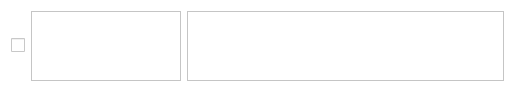
<?xml version="1.0" encoding="UTF-8"?>
<ui version="4.0">
 <class>DescriptionFichier</class>
 <widget class="QWidget" name="DescriptionFichier">
  <property name="geometry">
   <rect>
    <x>0</x>
    <y>0</y>
    <width>515</width>
    <height>89</height>
   </rect>
  </property>
  <property name="palette">
   <palette>
    <active>
     <colorrole role="Base">
      <brush brushstyle="SolidPattern">
       <color alpha="255">
        <red>255</red>
        <green>255</green>
        <blue>255</blue>
       </color>
      </brush>
     </colorrole>
     <colorrole role="Window">
      <brush brushstyle="SolidPattern">
       <color alpha="255">
        <red>255</red>
        <green>255</green>
        <blue>255</blue>
       </color>
      </brush>
     </colorrole>
    </active>
    <inactive>
     <colorrole role="Base">
      <brush brushstyle="SolidPattern">
       <color alpha="255">
        <red>255</red>
        <green>255</green>
        <blue>255</blue>
       </color>
      </brush>
     </colorrole>
     <colorrole role="Window">
      <brush brushstyle="SolidPattern">
       <color alpha="255">
        <red>255</red>
        <green>255</green>
        <blue>255</blue>
       </color>
      </brush>
     </colorrole>
    </inactive>
    <disabled>
     <colorrole role="Base">
      <brush brushstyle="SolidPattern">
       <color alpha="255">
        <red>255</red>
        <green>255</green>
        <blue>255</blue>
       </color>
      </brush>
     </colorrole>
     <colorrole role="Window">
      <brush brushstyle="SolidPattern">
       <color alpha="255">
        <red>255</red>
        <green>255</green>
        <blue>255</blue>
       </color>
      </brush>
     </colorrole>
    </disabled>
   </palette>
  </property>
  <property name="windowTitle">
   <string>Form</string>
  </property>
  <layout class="QHBoxLayout" name="horizontalLayout">
   <item>
    <widget class="QCheckBox" name="Case">
     <property name="text">
      <string/>
     </property>
    </widget>
   </item>
   <item>
    <widget class="QPlainTextEdit" name="Nom">
     <property name="maximumSize">
      <size>
       <width>150</width>
       <height>16777215</height>
      </size>
     </property>
     <property name="readOnly">
      <bool>true</bool>
     </property>
     <property name="plainText">
      <string/>
     </property>
    </widget>
   </item>
   <item>
    <widget class="QPlainTextEdit" name="Description">
     <property name="readOnly">
      <bool>true</bool>
     </property>
    </widget>
   </item>
  </layout>
 </widget>
 <resources/>
 <connections/>
</ui>
